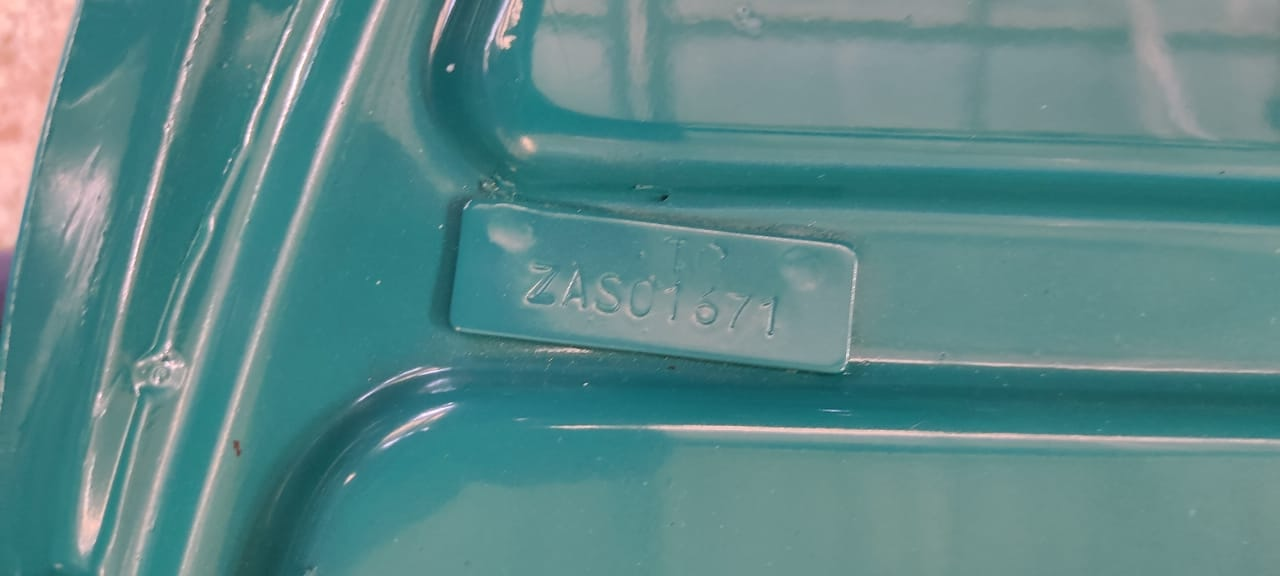
#> input picture images/1.jpeg, 1280 x 576 px, given in place of red.jpg, which was not available
$ python take-49.py
#> lines starting #> are read from the running program, lines starting #| are printed output that depends on the picture; after the words box and inside, x2 and y2 are one past the last pixel; in counts of white or black regions, pixels touching at a corner belong together; pictures that were not available may be replaced by others from this repository, and a replacement may not be noted
import cv2
import numpy as np
from paddleocr import PaddleOCR
import logging
logging.getLogger("ppocr").setLevel(logging.ERROR)

#load the image
image = cv2.imread(r"C:\vltk sai reddy\OneDrive - VALKONTEK EMBEDDED IOT SERVICES PRIVATE LTD\Resources\Images\Engine_Chassis_Numbers\red.jpg")
#> image is the input picture: shape (576, 1280, 3); mean B, G, R 136.6, 136.2, 90.9

# Convert to grayscale
gray = cv2.cvtColor(image, cv2.COLOR_BGR2GRAY)
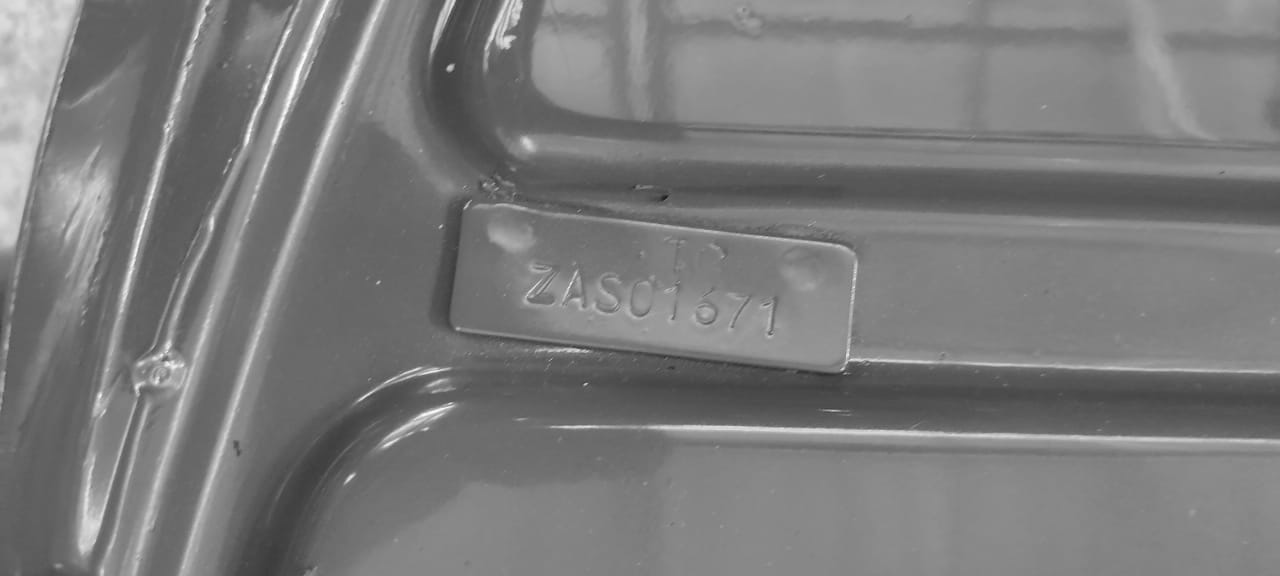
#> gray: shape (576, 1280); min 24, max 253, mean 122.7

# Apply CLAHE (Contrast Enhancement)
clahe = cv2.createCLAHE(clipLimit=6.0, tileGridSize=(8, 8))
clahe_applied = clahe.apply(gray)
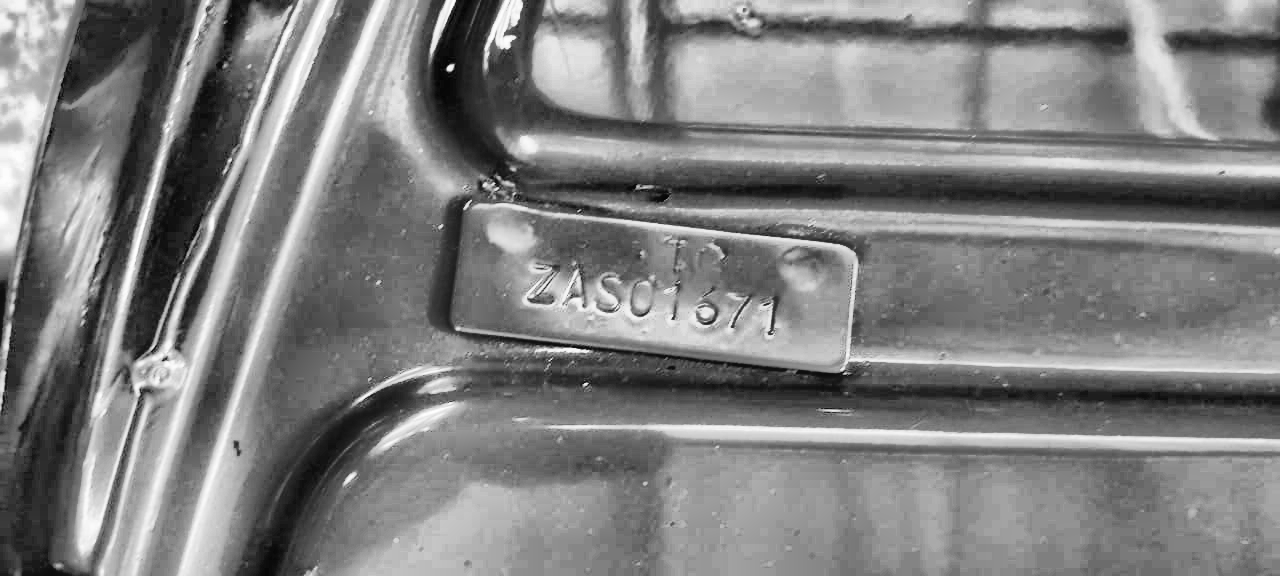
#> clahe_applied: shape (576, 1280); min 4, max 255, mean 127.5

# Apply Bilateral Filtering (Keeps edges sharp)
bilateral = cv2.bilateralFilter(clahe_applied, 8, 82 , 70)

# Apply Adaptive Thresholding
adaptive_thresh = cv2.adaptiveThreshold(bilateral, 255, cv2.ADAPTIVE_THRESH_GAUSSIAN_C,
                                        cv2.THRESH_BINARY, 11, 2 )
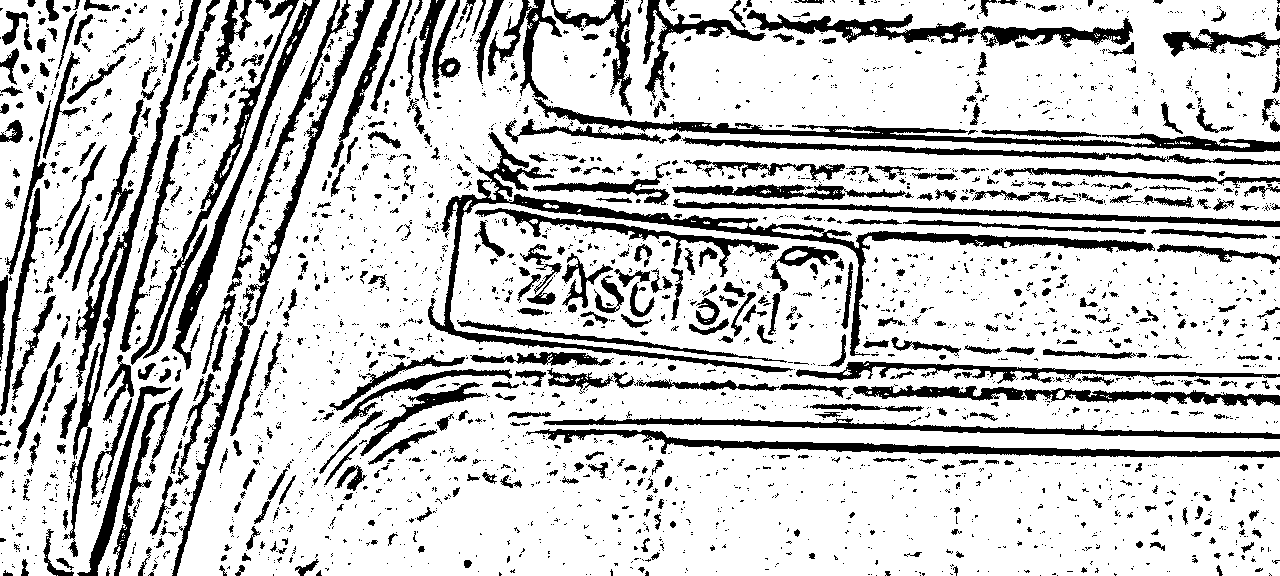
#> adaptive_thresh: shape (576, 1280); 79% white; 2897 black regions (2308 under 20 px), largest, box (x1, y1, x2, y2) and area: (428, 132, 1155, 373) 10976, (63, 0, 201, 557) 6432, (534, 98, 1280, 152) 5693

# Apply Morphological Operations (Closing) to remove noise
kernel = np.ones((1, 1), np.uint8)
# morphed = cv2.morphologyEx(adaptive_thresh, cv2.MORPH_CLOSE, kernel)

sharpen_kernel = np.array([[-1, -1, -1],
                           [-1,  9, -1],
                           [-1, -1, -1]])
sharpened = cv2.filter2D(adaptive_thresh, -1, sharpen_kernel)

# Apply Gamma Correction (Brightness Adjustment)
gamma = 6.5  # Adjust this value based on brightness
gamma_corrected = np.array(255 * (sharpened / 255) ** gamma, dtype=np.uint8)
# cv2.imshow("gamma",gamma_corrected )

# Save the processed image (Fixed for PaddleOCR)
processed_image_path = "processed.jpg"
cv2.imwrite(processed_image_path, gamma_corrected)

# Run OCR on the saved processed image (Fixed)
#> (the run stopped early here; a loop or call above may not have finished)

$ run again, on images/2.jpeg
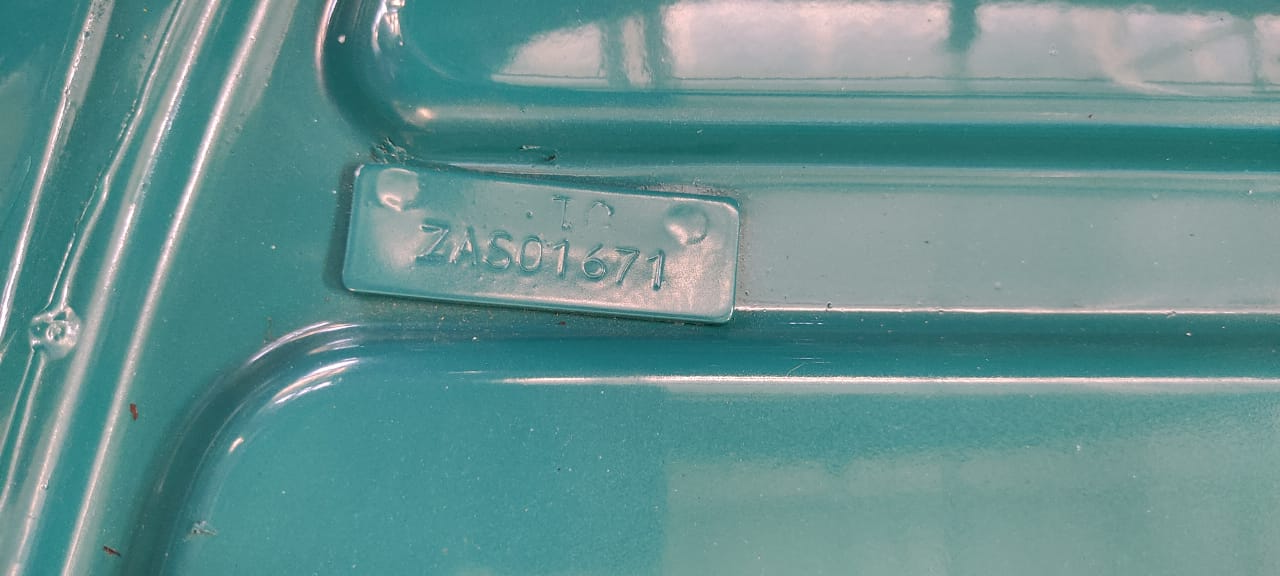
#> input picture images/2.jpeg, 1280 x 576 px, given in place of red.jpg, which was not available
#> image is the input picture: shape (576, 1280, 3); mean B, G, R 144.4, 144.9, 101.4
#> `clahe_applied = clahe.apply(gray)`:
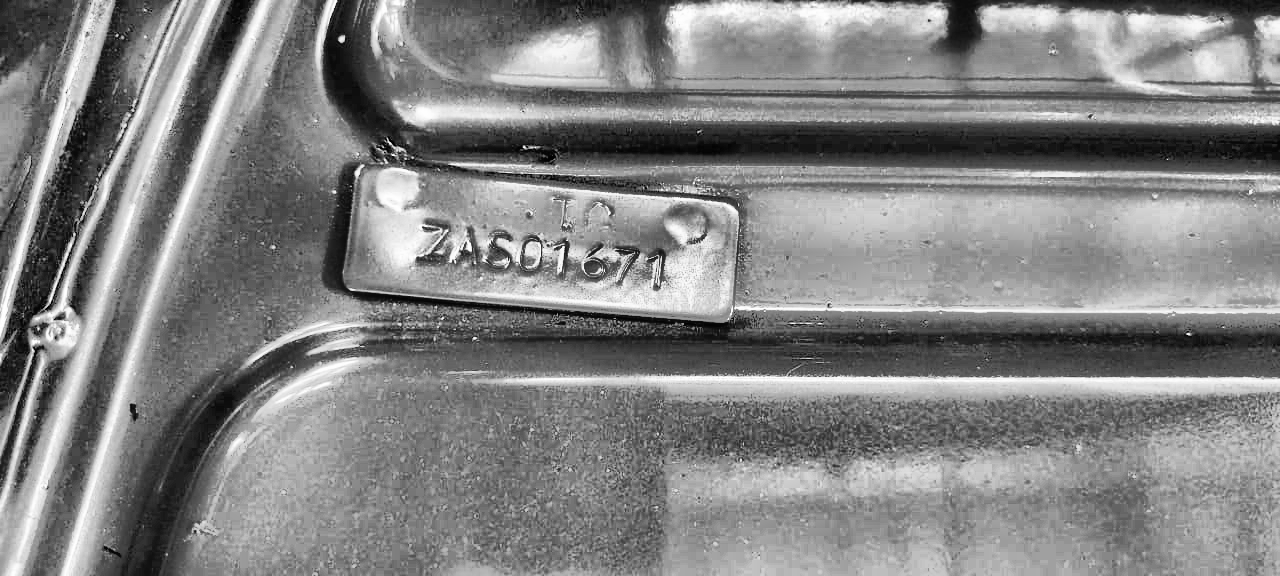
#> clahe_applied: shape (576, 1280); min 1, max 255, mean 130.8
#> `adaptive_thresh = cv2.adaptiveThreshold(bilateral, 255, cv2.ADAPTIVE_T..`:
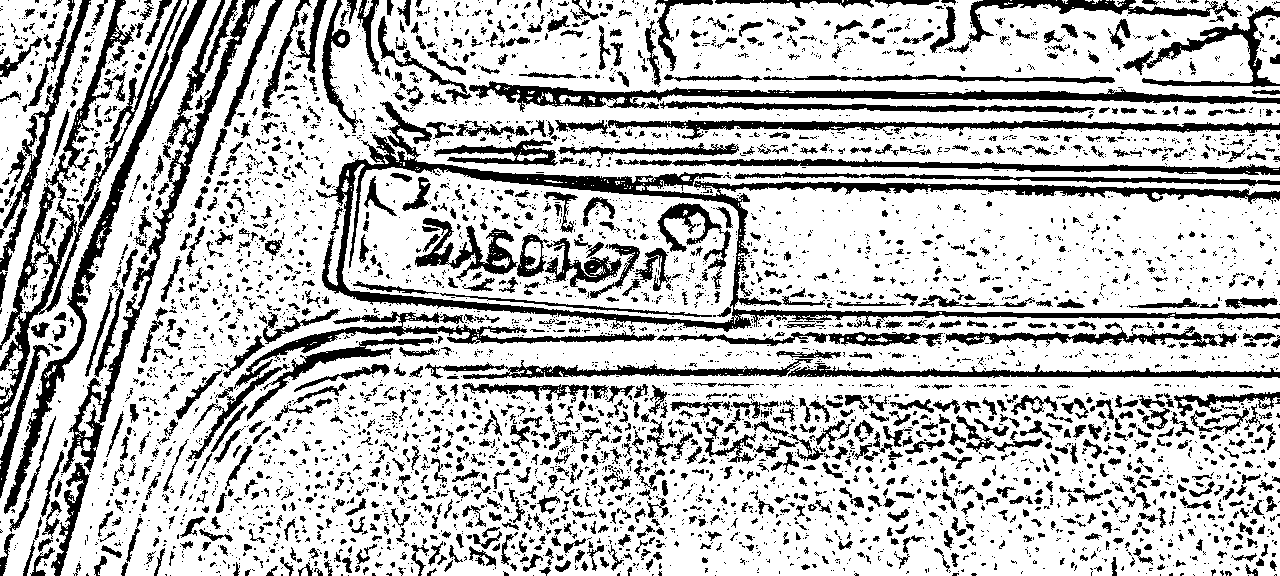
#> adaptive_thresh: shape (576, 1280); 74.3% white; 4823 black regions (3578 under 20 px), largest, box (x1, y1, x2, y2) and area: (316, 101, 1280, 332) 17447, (0, 0, 182, 437) 7442, (61, 0, 260, 473) 6718
